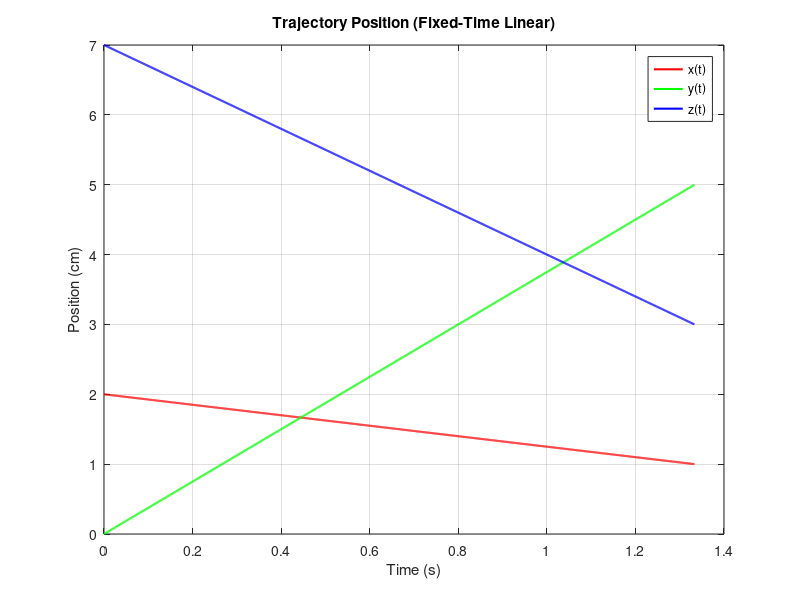
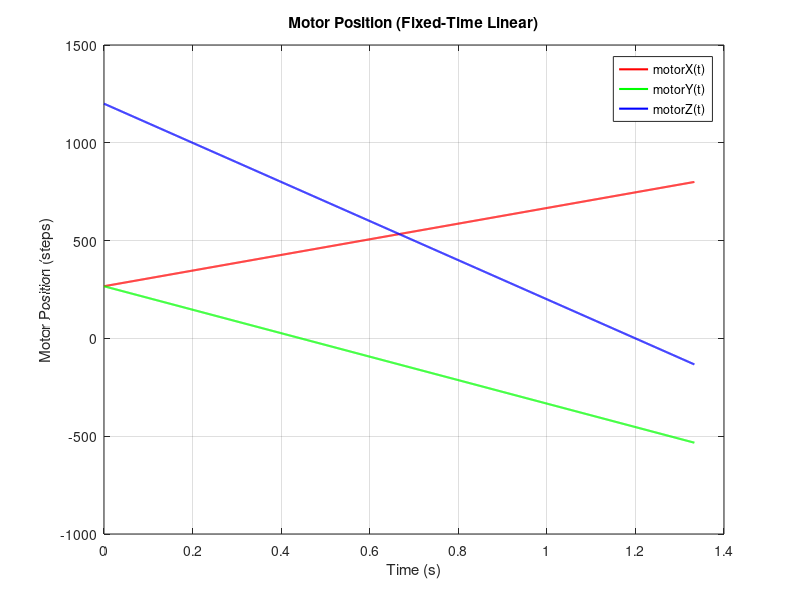
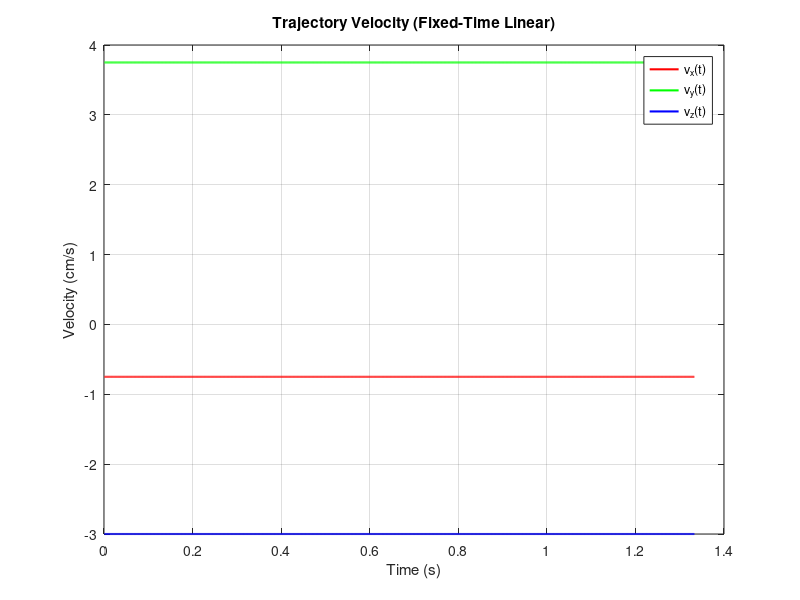
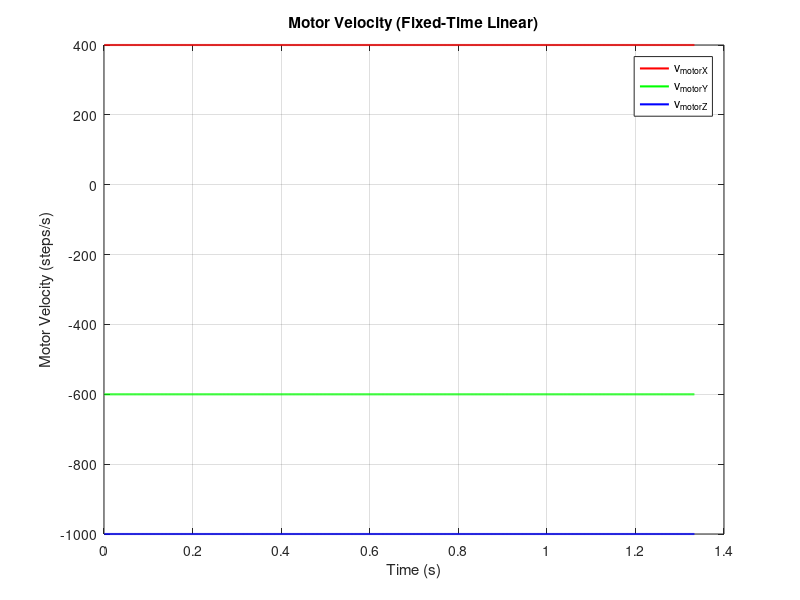

The MATLAB source for these figures, in order:
function fixed_time_linear_plan()
    % parameters
    MaxSpeed = 1000;
    dt = 0.001;

    CMS_FOR_10_REVOLUTIONS = 60;
    CM_PER_REVOLUTION = CMS_FOR_10_REVOLUTIONS / 10;
    STEPS_PER_CM = 800 / CM_PER_REVOLUTION;

    A = STEPS_PER_CM * [1 1 0;
                        1 -1 0;
                        1 -1 1];

    init_point = [2; 0; 7];
    final_point = [1; 5; 3];

    delta_position = final_point - init_point;
    delta_motor = A * delta_position;
    T_candidate = abs(delta_motor) / MaxSpeed;
    T_min = max(T_candidate);
    position_vel = delta_position / T_min;
    motor_speed = A * position_vel;

    t_vec = 0:dt:T_min;
    num_steps = length(t_vec);

    traj_pos = init_point + position_vel * t_vec;
    traj_motor = (A * traj_pos)';

    motor_velocity_history = repmat(motor_speed', num_steps - 1, 1);

    traj_velocity_history = repmat(position_vel', num_steps - 1, 1);

    x = traj_pos(1, :);
    y = traj_pos(2, :);
    z = traj_pos(3, :);
    motorX = traj_motor(:,1);
    motorY = traj_motor(:,2);
    motorZ = traj_motor(:,3);

    % Plot 1: Trajectory Position
    figure;
    plot(t_vec, x, 'r', 'LineWidth', 1.5); hold on;
    plot(t_vec, y, 'g', 'LineWidth', 1.5);
    plot(t_vec, z, 'b', 'LineWidth', 1.5);
    xlabel('Time (s)');
    ylabel('Position (cm)');
    legend('x(t)', 'y(t)', 'z(t)');
    title('Trajectory Position (Fixed-Time Linear)');
    grid on;

    % Plot 2: Motor Position
    figure;
    plot(t_vec, motorX, 'r', 'LineWidth', 1.5); hold on;
    plot(t_vec, motorY, 'g', 'LineWidth', 1.5);
    plot(t_vec, motorZ, 'b', 'LineWidth', 1.5);
    xlabel('Time (s)');
    ylabel('Motor Position (steps)');
    legend('motorX(t)', 'motorY(t)', 'motorZ(t)');
    title('Motor Position (Fixed-Time Linear)');
    grid on;

    % Plot 3: Trajectory Velocity
    figure;
    plot(t_vec(2:end), traj_velocity_history(:,1), 'r', 'LineWidth', 1.5); hold on;
    plot(t_vec(2:end), traj_velocity_history(:,2), 'g', 'LineWidth', 1.5);
    plot(t_vec(2:end), traj_velocity_history(:,3), 'b', 'LineWidth', 1.5);
    xlabel('Time (s)');
    ylabel('Velocity (cm/s)');
    legend('v_x(t)', 'v_y(t)', 'v_z(t)');
    title('Trajectory Velocity (Fixed-Time Linear)');
    grid on;

    % Plot 4: Motor Velocity
    figure;
    plot(t_vec(2:end), motor_velocity_history(:,1), 'r', 'LineWidth', 1.5); hold on;
    plot(t_vec(2:end), motor_velocity_history(:,2), 'g', 'LineWidth', 1.5);
    plot(t_vec(2:end), motor_velocity_history(:,3), 'b', 'LineWidth', 1.5);
    xlabel('Time (s)');
    ylabel('Motor Velocity (steps/s)');
    legend('v_{motorX}', 'v_{motorY}', 'v_{motorZ}');
    title('Motor Velocity (Fixed-Time Linear)');
    grid on;

    disp(['least time: ', num2str(T_min)]);
    disp('position_vel:'); disp(position_vel);
    disp('motor_speed:'); disp(motor_speed);
end
